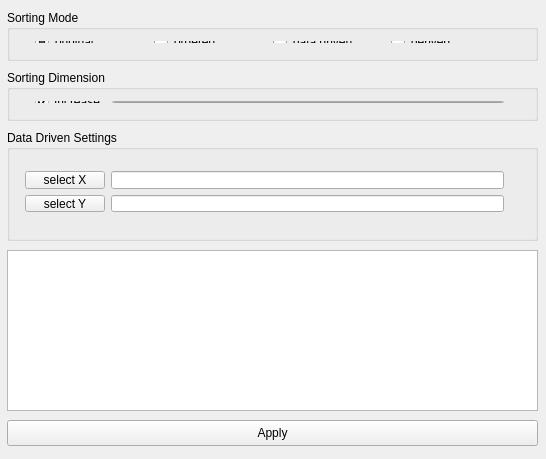
<ui version="4.0" >
 <class>GlyphCustomClass</class>
 <widget class="QWidget" name="GlyphCustomClass" >
  <property name="geometry" >
   <rect>
    <x>0</x>
    <y>0</y>
    <width>546</width>
    <height>459</height>
   </rect>
  </property>
  <property name="sizePolicy" >
   <sizepolicy vsizetype="Preferred" hsizetype="Preferred" >
    <horstretch>0</horstretch>
    <verstretch>0</verstretch>
   </sizepolicy>
  </property>
  <property name="minimumSize" >
   <size>
    <width>546</width>
    <height>459</height>
   </size>
  </property>
  <property name="maximumSize" >
   <size>
    <width>546</width>
    <height>459</height>
   </size>
  </property>
  <property name="windowTitle" >
   <string>Glyph Customization for Flat Displays</string>
  </property>
  <widget class="QGroupBox" name="groupBox_SortMode" >
   <property name="geometry" >
    <rect>
     <x>7</x>
     <y>10</y>
     <width>531</width>
     <height>51</height>
    </rect>
   </property>
   <property name="title" >
    <string>Sorting Mode</string>
   </property>
   <widget class="QWidget" name="layoutWidget" >
    <property name="geometry" >
     <rect>
      <x>17</x>
      <y>20</y>
      <width>491</width>
      <height>24</height>
     </rect>
    </property>
    <layout class="QHBoxLayout" name="horizontalLayout" >
     <item>
      <widget class="QRadioButton" name="radioButton_orig" >
       <property name="text" >
        <string>original</string>
       </property>
       <property name="checked" >
        <bool>true</bool>
       </property>
      </widget>
     </item>
     <item>
      <widget class="QRadioButton" name="radioButton_order" >
       <property name="text" >
        <string>ordered</string>
       </property>
      </widget>
     </item>
     <item>
      <widget class="QRadioButton" name="radioButton_datadriven" >
       <property name="text" >
        <string>data driven</string>
       </property>
      </widget>
     </item>
     <item>
      <widget class="QRadioButton" name="radioButton_derived" >
       <property name="text" >
        <string>derived</string>
       </property>
      </widget>
     </item>
    </layout>
   </widget>
  </widget>
  <widget class="QGroupBox" name="groupBox_sortDim" >
   <property name="geometry" >
    <rect>
     <x>7</x>
     <y>70</y>
     <width>531</width>
     <height>51</height>
    </rect>
   </property>
   <property name="title" >
    <string>Sorting Dimension</string>
   </property>
   <widget class="QWidget" name="layoutWidget1" >
    <property name="geometry" >
     <rect>
      <x>17</x>
      <y>20</y>
      <width>491</width>
      <height>24</height>
     </rect>
    </property>
    <layout class="QHBoxLayout" name="horizontalLayout_2" >
     <item>
      <widget class="QCheckBox" name="checkBox_increase" >
       <property name="text" >
        <string>Increase</string>
       </property>
       <property name="checked" >
        <bool>true</bool>
       </property>
      </widget>
     </item>
     <item>
      <widget class="QLineEdit" name="lineEdit_sortDim" >
       <property name="readOnly" >
        <bool>true</bool>
       </property>
      </widget>
     </item>
    </layout>
   </widget>
  </widget>
  <widget class="QGroupBox" name="groupBox_datadriven" >
   <property name="geometry" >
    <rect>
     <x>7</x>
     <y>130</y>
     <width>531</width>
     <height>111</height>
    </rect>
   </property>
   <property name="title" >
    <string>Data Driven Settings</string>
   </property>
   <widget class="QWidget" name="layoutWidget2" >
    <property name="geometry" >
     <rect>
      <x>7</x>
      <y>30</y>
      <width>501</width>
      <height>63</height>
     </rect>
    </property>
    <layout class="QGridLayout" name="gridLayout" >
     <item row="0" column="0" >
      <widget class="QPushButton" name="pushButton_selectX" >
       <property name="text" >
        <string>select X</string>
       </property>
      </widget>
     </item>
     <item row="0" column="1" >
      <widget class="QLineEdit" name="lineEdit_dimX" >
       <property name="readOnly" >
        <bool>true</bool>
       </property>
      </widget>
     </item>
     <item row="1" column="0" >
      <widget class="QPushButton" name="pushButton_selectY" >
       <property name="text" >
        <string>select Y</string>
       </property>
      </widget>
     </item>
     <item row="1" column="1" >
      <widget class="QLineEdit" name="lineEdit_dimY" >
       <property name="readOnly" >
        <bool>true</bool>
       </property>
      </widget>
     </item>
    </layout>
   </widget>
  </widget>
  <widget class="QPushButton" name="pushButton_apply" >
   <property name="geometry" >
    <rect>
     <x>7</x>
     <y>420</y>
     <width>531</width>
     <height>26</height>
    </rect>
   </property>
   <property name="text" >
    <string>Apply</string>
   </property>
  </widget>
  <widget class="QListWidget" name="listWidget_dims" >
   <property name="geometry" >
    <rect>
     <x>7</x>
     <y>250</y>
     <width>531</width>
     <height>161</height>
    </rect>
   </property>
  </widget>
 </widget>
 <layoutdefault spacing="6" margin="11" />
 <resources/>
 <connections/>
</ui>
